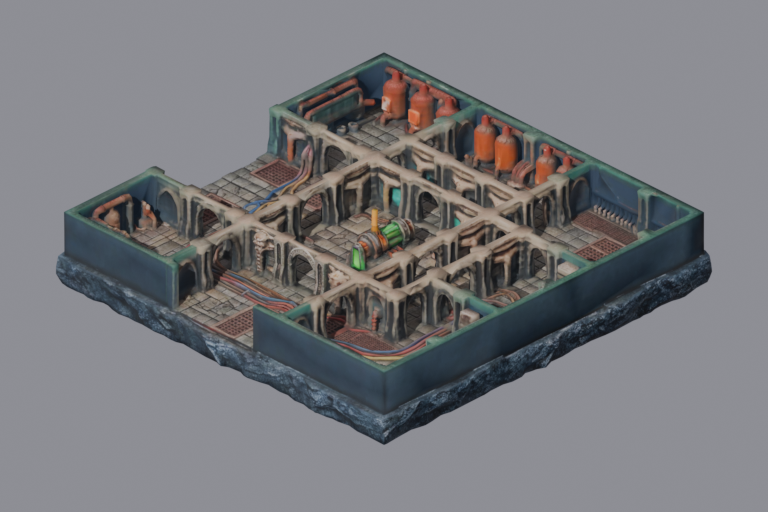
#> input picture assets/scifi_baked/scifi_world.png, 768 x 512 px, found by its file name
$ python bake_scifi_dungeon.py
#> lines starting #> are read from the running program, lines starting #| are printed output that depends on the picture
#!/usr/bin/env python3
"""
bake_scifi_dungeon.py - Complete 2.5D dimetric bake pipeline for the AI 3D sci-fi dungeon.
Bakes:
  1. Rendered world background image -> 8bpp hardware tiles
  2. 2-bit collision grid (walkable / solid wall / cover) with doorway clearance
  3. Sorted RLE occlusion runs for archways and walls
  4. diablo_dungeon.h / .c and dungeon_occlusion.c
"""

import math
import os
import subprocess
import sys
from pathlib import Path
import numpy as np
from PIL import Image, ImageDraw

WT = Path(__file__).resolve().parents[1]
BLENDER = r"C:\Program Files\Blender Foundation\Blender 5.2\blender.exe"
FBX_PATH = str(WT / "assets" / "models" / "environment" / "scifi_dungeon" / "tripo_convert_b14b0e1b-13bd-4f17-b4a7-b50c6d251c17.fbx")
OUT_DIR = WT / "assets" / "sprites" / "dungeon"
OUT_DIR.mkdir(parents=True, exist_ok=True)

WORLD_W = 768
WORLD_H = 512
COLLISION_SCALE = 4
COLLISION_W = WORLD_W // COLLISION_SCALE
COLLISION_H = WORLD_H // COLLISION_SCALE
ORTHO_SCALE = 38.0  # ~20 px/m; dungeon footprint 24m fits within 34m width

blender_script = f'''
import os, math, bpy
import numpy as np
from mathutils import Euler, Vector
from mathutils.bvhtree import BVHTree
import bmesh

fbx_path = r"{FBX_PATH}"
out_dir = r"{OUT_DIR}"
world_w = {WORLD_W}
world_h = {WORLD_H}
ortho_scale = {ORTHO_SCALE}
coll_w = {COLLISION_W}
coll_h = {COLLISION_H}
coll_scale = {COLLISION_SCALE}

bpy.ops.wm.read_factory_settings(use_empty=True)
bpy.ops.import_scene.fbx(filepath=fbx_path)

# 1. Prepare mesh
obj = [o for o in bpy.context.scene.objects if o.type == "MESH"][0]
bpy.ops.object.select_all(action="DESELECT")
obj.select_set(True)
bpy.context.view_layer.objects.active = obj
bpy.ops.object.transform_apply(location=True, rotation=True, scale=True)

SCALE = 24.0
for v in obj.data.vertices:
    v.co *= SCALE

# Ground baseline
floor_samples = [v.co.z for p in obj.data.polygons if p.normal.z > 0.8 for v in [obj.data.vertices[i] for i in p.vertices]]
floor_z = float(np.median(floor_samples))

for v in obj.data.vertices:
    v.co.z -= floor_z

# Adjust materials for clean diffuse look
for mat in obj.data.materials:
    if mat and mat.use_nodes:
        for node in mat.node_tree.nodes:
            if node.type == "BSDF_PRINCIPLED":
                if "Metallic" in node.inputs and not node.inputs["Metallic"].is_linked:
                    node.inputs["Metallic"].default_value = 0.05
                node.inputs["Roughness"].default_value = 0.85
        for link in list(mat.node_tree.links):
            if link.to_socket.name in ("Metallic", "Normal"):
                mat.node_tree.links.remove(link)

bpy.context.view_layer.update()
bm = bmesh.new()
bm.from_mesh(obj.data)
bvh = BVHTree.FromBMesh(bm)

# 2. Lighting setup (gothic / scifi torch & rim)
scene = bpy.context.scene
scene.render.engine = "BLENDER_EEVEE"
scene.render.resolution_x = world_w
scene.render.resolution_y = world_h
scene.world = bpy.data.worlds.new("World")
scene.world.use_nodes = True
scene.world.node_tree.nodes["Background"].inputs[0].default_value = (0.04, 0.05, 0.08, 1.0)
scene.world.node_tree.nodes["Background"].inputs[1].default_value = 0.6

sun_data = bpy.data.lights.new("Sun", type="SUN")
sun_data.energy = 4.2
sun_data.color = (1.0, 0.76, 0.46)
sun_obj = bpy.data.objects.new("Sun", sun_data)
sun_obj.rotation_euler = (math.radians(48), math.radians(-22), math.radians(35))
bpy.context.collection.objects.link(sun_obj)

fill_data = bpy.data.lights.new("Fill", type="SUN")
fill_data.energy = 1.2
fill_data.color = (0.45, 0.55, 0.75)
fill_obj = bpy.data.objects.new("Fill", fill_data)
fill_obj.rotation_euler = (math.radians(-35), math.radians(40), math.radians(-120))
bpy.context.collection.objects.link(fill_obj)

# 3. Camera setup: Preset e30 (elevation 30 deg, azimuth 45 deg)
cam_data = bpy.data.cameras.new("DSCam")
cam_data.type = "ORTHO"
cam_data.ortho_scale = ortho_scale
cam_obj = bpy.data.objects.new("DSCam", cam_data)
el = math.radians(30.0)
az = math.radians(45.0)
dist = 100.0
cam_obj.location = (dist * math.cos(el) * math.sin(az), -dist * math.cos(el) * math.cos(az), dist * math.sin(el))
cam_obj.rotation_euler = (math.radians(60.0), 0.0, math.radians(45.0))
bpy.context.collection.objects.link(cam_obj)
scene.camera = cam_obj
bpy.context.view_layer.update()

# Camera basis vectors
cam_rot_mat = cam_obj.matrix_world.to_3x3()
cam_right = cam_rot_mat @ Vector((1, 0, 0))
cam_up = cam_rot_mat @ Vector((0, 1, 0))
cam_forward = cam_rot_mat @ Vector((0, 0, -1))
cam_origin = cam_obj.matrix_world.translation
view_h = ortho_scale * (world_h / world_w)

# 4. Render Background
scene.render.film_transparent = False
full_world_img = os.path.join(out_dir, "scifi_world.png")
scene.render.filepath = full_world_img
bpy.ops.render.render(write_still=True)
print(f"Rendered world image: {{full_world_img}}")

# 5. Compute 2-bit Collision Grid
# 0 = Walkable & Bullet passes
# 1 = Low Cover (Walk blocked, bullet passes)
# 3 = Solid Wall (Walk blocked, bullet blocked)
coll_grid = np.zeros((coll_h, coll_w), dtype=np.uint8)

for cy in range(coll_h):
    py = cy * coll_scale + coll_scale // 2
    v = (0.5 - (py + 0.5) / world_h) * view_h
    for cx in range(coll_w):
        px = cx * coll_scale + coll_scale // 2
        u = ((px + 0.5) / world_w - 0.5) * ortho_scale
        p_cam = cam_origin + cam_right * u + cam_up * v

        # Intersect camera ray with Z=0 ground plane
        if abs(cam_forward.z) > 1e-6:
            t_ground = -p_cam.z / cam_forward.z
            gw = p_cam + cam_forward * t_ground

            # Floor check [Z = -0.5 .. 0.5]
            hit_floor, _, _, _ = bvh.ray_cast(Vector((gw.x, gw.y, 0.5)), Vector((0, 0, -1)), 1.0)

            if hit_floor is None:
                # Outside dungeon or void pit
                coll_grid[cy, cx] = 3
            else:
                # Torso space clearance [Z = 0.3 .. 1.4]
                hit_torso, _, _, _ = bvh.ray_cast(Vector((gw.x, gw.y, 1.4)), Vector((0, 0, -1)), 1.1)
                if hit_torso is None:
                    # Torso clear: WALKABLE (doorways, open halls, plazas)!
                    coll_grid[cy, cx] = 0
                else:
                    # Obstacle present: check if high wall or low cover
                    hit_high, _, _, _ = bvh.ray_cast(Vector((gw.x, gw.y, 2.2)), Vector((0, 0, -1)), 0.8)
                    if hit_high is not None:
                        coll_grid[cy, cx] = 3  # Tall solid wall
                    else:
                        coll_grid[cy, cx] = 1  # Low cover
        else:
            coll_grid[cy, cx] = 3

np.save(os.path.join(out_dir, "scifi_coll.npy"), coll_grid)
walk_cnt = int(np.sum(coll_grid == 0))
cover_cnt = int(np.sum(coll_grid == 1))
solid_cnt = int(np.sum(coll_grid == 3))
print(f"Collision cells: WALKABLE={{walk_cnt}} ({{walk_cnt*100//(coll_w*coll_h)}}%), COVER={{cover_cnt}}, SOLID={{solid_cnt}}")

# 6. Compute Occlusion Depth Map
occ_depth = np.full((world_h, world_w), -1, dtype=np.int16)

for py in range(world_h):
    v = (0.5 - (py + 0.5) / world_h) * view_h
    for px in range(world_w):
        u = ((px + 0.5) / world_w - 0.5) * ortho_scale
        ray_start = cam_origin + cam_right * u + cam_up * v
        hit_co, _, _, _ = bvh.ray_cast(ray_start, cam_forward, 250.0)

        # If hits geometry strictly above ground floor (> 0.80m: walls, arches, props)
        if hit_co is not None and hit_co.z > 0.80:
            gp = Vector((hit_co.x, hit_co.y, 0.0)) - cam_origin
            v_ground = gp.dot(cam_up)
            py_ground = int(round((0.5 - v_ground / view_h) * world_h - 0.5))
            occ_depth[py, px] = max(py, min(world_h - 1, py_ground))

np.save(os.path.join(out_dir, "scifi_occ.npy"), occ_depth)
print("Occlusion depth map computed!")
bm.free()
'''

bpath = OUT_DIR / "_blender_bake_scifi.py"
with open(bpath, "w", encoding="utf-8") as f:
    f.write(blender_script)

print("Running Blender render and raycasting...")
subprocess.run([BLENDER, "-b", "-P", str(bpath)], check=True)
#> (this line was passed over: subprocess is not available in this run)

# 7. Apply 1.5 contrast and convert image to BGR555 raw
from PIL import ImageEnhance
img = Image.open(OUT_DIR / "scifi_world.png").convert("RGB")
img = ImageEnhance.Contrast(img).enhance(1.5)
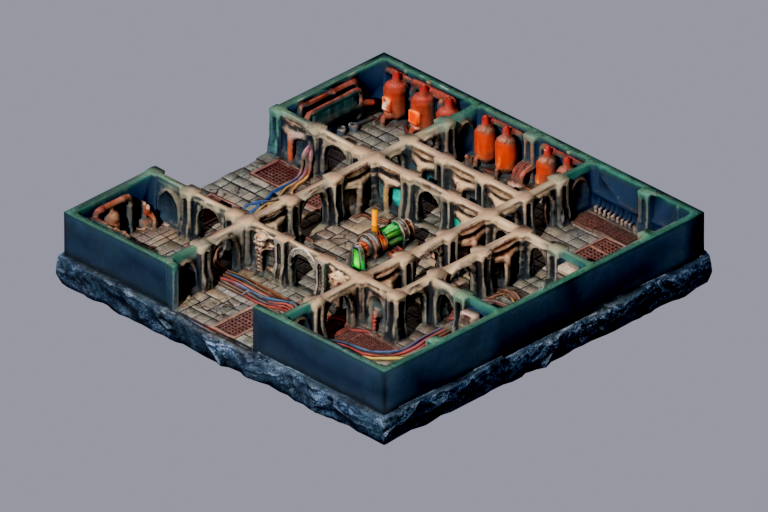
#> img: PIL image 768x512 RGB; mean R, G, B 120.3, 120.1, 125.2
img.save(OUT_DIR / "scifi_world.png")
img.save(OUT_DIR / "test_dungeon_warm_torch_c15.png")
rgb = np.asarray(img, dtype=np.uint16)
r5 = (rgb[:, :, 0] >> 3) & 31
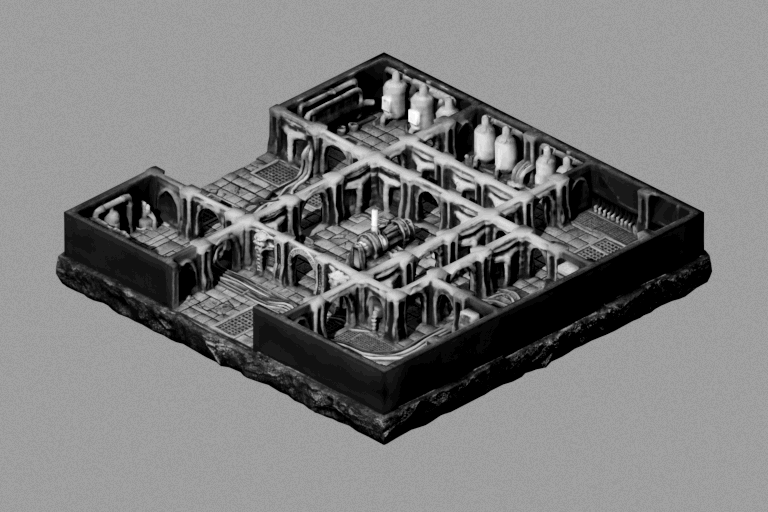
#> r5: shape (512, 768) uint16; min 0, max 30, mean 14.7; drawn with min black and max white
g5 = (rgb[:, :, 1] >> 3) & 31
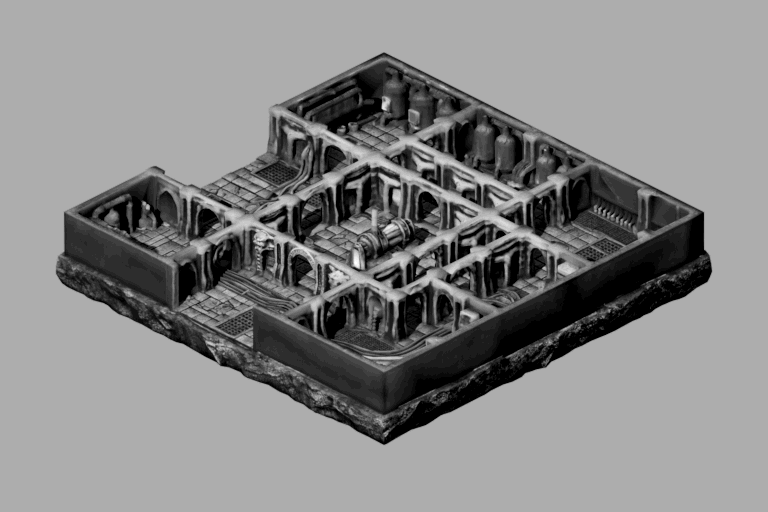
#> g5: shape (512, 768) uint16; min 0, max 28, mean 14.8; drawn with min black and max white
b5 = (rgb[:, :, 2] >> 3) & 31
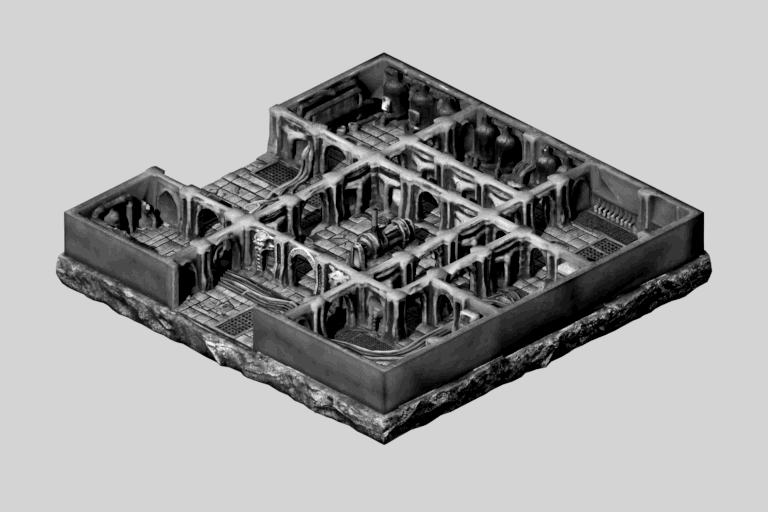
#> b5: shape (512, 768) uint16; min 0, max 24, mean 15.3; drawn with min black and max white
bgr555 = (0x8000 | r5 | (g5 << 5) | (b5 << 10)).flatten()
raw_world = OUT_DIR / "scifi_world_bgr555.raw"
bgr555.astype("<u2", copy=False).tofile(raw_world)
print(f"Saved raw BGR555 image: {raw_world}")

#> (the run stopped early here; a loop or call above may not have finished)
